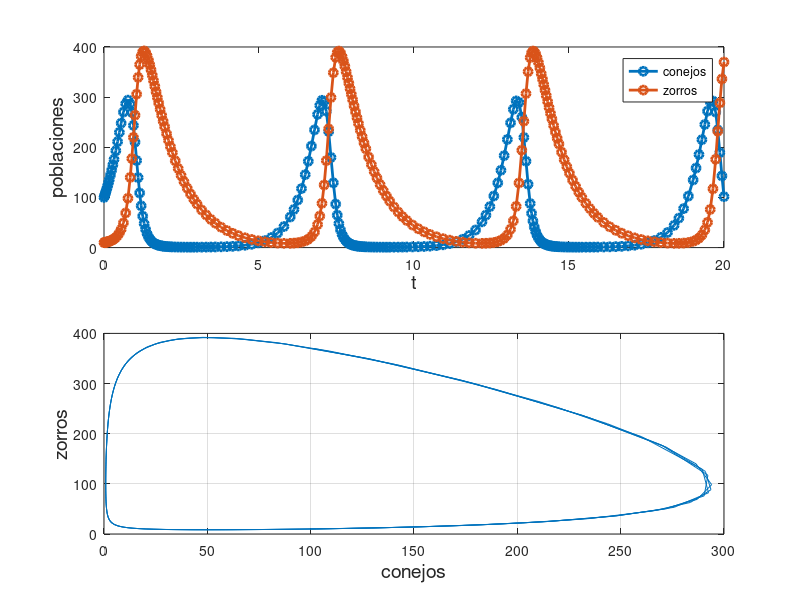

The MATLAB source for this figure: (Note: this script raises an error after producing the figure.)
%% Modelo de Lotka-Volterra para dinamica predador-presa

clear
clc
close all

alpha = 0.02;
y0 = [100; 10];
F = @(t,y) [2*y(1) - alpha*y(1)*y(2); -y(2)+alpha*y(1)*y(2)];
[t, y] = ode45(F,[0 20],y0);

subplot(2,1,1)
plot(t, y,'-o', 'LineWidth',2)
xlabel('t', 'FontSize',14)
ylabel('poblaciones', 'FontSize',14)
legend('conejos','zorros')

subplot(2,1,2)
plot(y(:,1),y(:,2))
grid on
xlabel('conejos', 'FontSize',14)
ylabel('zorros', 'FontSize',14)

%% Ejemplo de evento: detectar el periodo de la solucion

clear
clc
close all

alpha = 0.02;
y0 = [100 10];
F = @(t,y) [2*y(1) - alpha*y(1)*y(2); -y(2)+alpha*y(1)*y(2)];

opts = odeset('events', @parar);
[t,y,tfinal] = ode45(F,[0 14],y0,opts);

plot(t, y,'-o', 'LineWidth',2)

t(end)
y(end,:)

plot(y(:,1),y(:,2),'-o')
